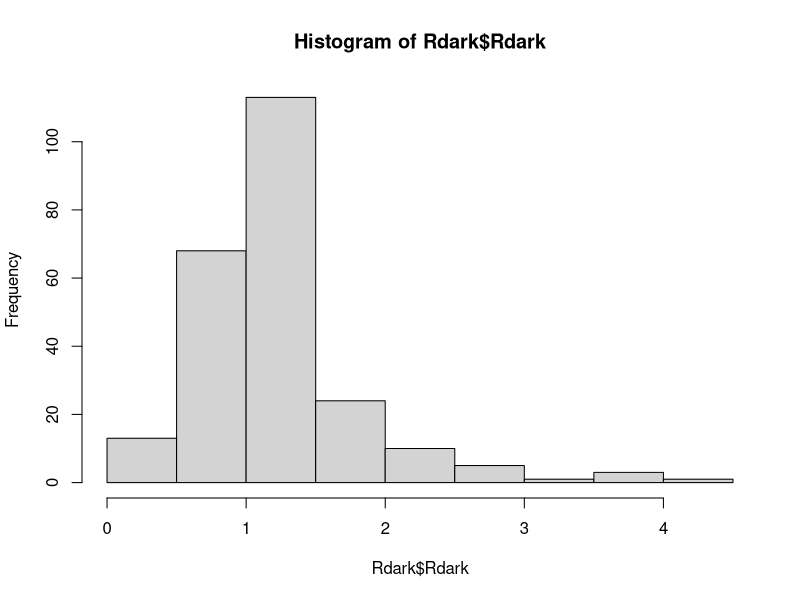
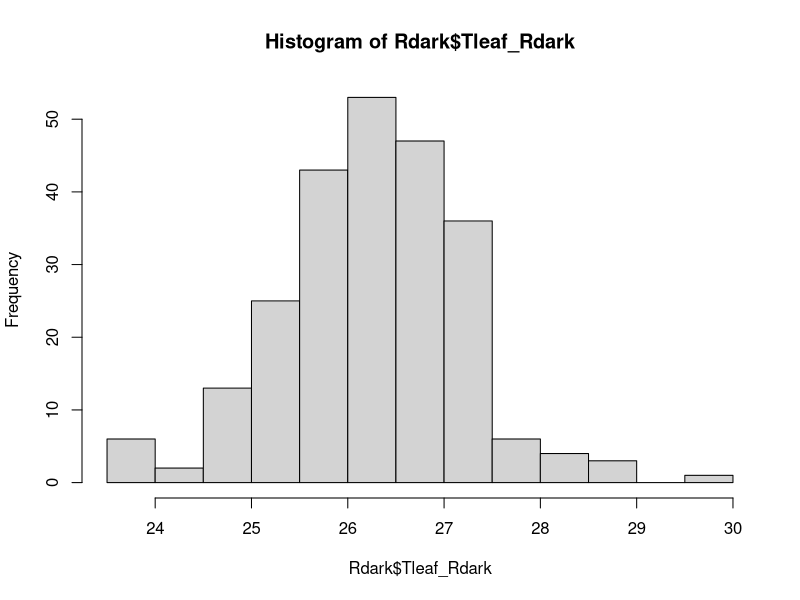

Here is the R script that generated these plots, in order:
## This code is used to import and transform dark respiration data. This is an optional step of the process.
## It is used to import Rdark data and transform it in a standard format

# Load the 'here' package to easily reference files and folders path, which is robust and independent on your platform (Linux, Windows..)
library(here)


# Set the working directory to the 'Davidson_et_al_2023' folder where the data is located
setwd("~/Google Drive/BNL/TEST_Group_Papers/gsti/gsti/Datasets/Davidson_et_al_2023")

# Importing the author's Rdark data
data_Rdark <- read.csv("Leaf_Trait_Data.csv")

# Creating a Rdark dataframe
Rdark <- data.frame(SampleID=data_Rdark$SampleID,Rdark=data_Rdark$Rdark,Tleaf_Rdark=data_Rdark$T_Rdark)

# Checking data quality
hist(Rdark$Rdark) # No negative values
hist(Rdark$Tleaf_Rdark)


# Saving Rdark data
save(Rdark,file="Rdark_data.Rdata")
